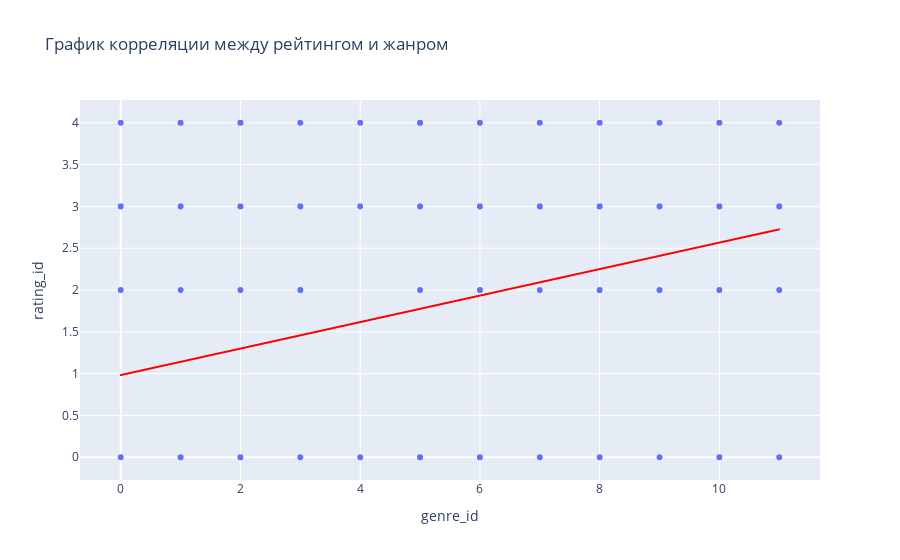

The code cell stored with this chart in its notebook:
### Markdown cell above
посмотрим на график корреляции

### Code cell
import plotly.express as px

px.scatter(rating_genre_df, x = "genre_id", y = "rating_id", trendline = "ols", trendline_color_override = "red",
           title='График корреляции между рейтингом и жанром')

### Figure 1 — Plotly figure (JSON) as saved in the notebook; plotly's stock layout.template omitted (floating-point values rounded to 4 significant figures; data arrays with more than 128 entries replaced by an {"elided": "..."} marker saying what was removed)
{"data": [{"hovertemplate": "genre_id=%{x}<br>rating_id=%{y}<extra></extra>", "legendgroup": "", "marker": {"color": "#636efa", "symbol": "circle"}, "mode": "markers", "name": "", "showlegend": false, "type": "scattergl", "x": {"elided": "9934 int values"}, "xaxis": "x", "y": {"elided": "9934 int values"}, "yaxis": "y"}, {"hovertemplate": "<b>OLS trendline</b><br>rating_id = 0.1584 * genre_id + 0.982831<br>R<sup>2</sup>=0.115699<br><br>genre_id=%{x}<br>rating_id=%{y} <b>(trend)</b><extra></extra>", "legendgroup": "", "line": {"color": "red"}, "marker": {"color": "#636efa", "symbol": "circle"}, "mode": "lines", "name": "", "showlegend": false, "type": "scattergl", "x": {"elided": "9934 int values"}, "xaxis": "x", "y": {"elided": "9934 float values"}, "yaxis": "y"}], "layout": {"legend": {"tracegroupgap": 0}, "title": {"text": "График корреляции между рейтингом и жанром"}, "xaxis": {"anchor": "y", "domain": [0, 1], "title": {"text": "genre_id"}}, "yaxis": {"anchor": "x", "domain": [0, 1], "title": {"text": "rating_id"}}}}
